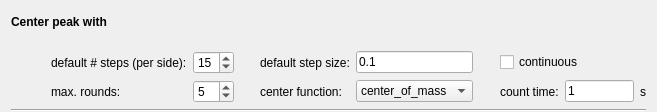
<?xml version="1.0" encoding="UTF-8"?>
<ui version="4.0">
 <class>Form</class>
 <widget class="QWidget" name="Form">
  <property name="geometry">
   <rect>
    <x>0</x>
    <y>0</y>
    <width>657</width>
    <height>112</height>
   </rect>
  </property>
  <property name="windowTitle">
   <string>Form</string>
  </property>
  <layout class="QVBoxLayout" name="verticalLayout">
   <property name="topMargin">
    <number>0</number>
   </property>
   <property name="bottomMargin">
    <number>0</number>
   </property>
   <item>
    <layout class="QHBoxLayout" name="hlayout">
     <item>
      <widget class="QLabel" name="label">
       <property name="minimumSize">
        <size>
         <width>90</width>
         <height>0</height>
        </size>
       </property>
       <property name="text">
        <string>&lt;html&gt;&lt;head/&gt;&lt;body&gt;&lt;p&gt;&lt;span style=&quot; font-weight:600;&quot;&gt;Center peak with&lt;/span&gt;&lt;/p&gt;&lt;/body&gt;&lt;/html&gt;</string>
       </property>
      </widget>
     </item>
     <item>
      <widget class="MultiList" name="multiList"/>
     </item>
     <item>
      <spacer name="horizontalSpacer">
       <property name="orientation">
        <enum>Qt::Horizontal</enum>
       </property>
       <property name="sizeHint" stdset="0">
        <size>
         <width>40</width>
         <height>20</height>
        </size>
       </property>
      </spacer>
     </item>
     <item>
      <widget class="QWidget" name="buttons" native="true">
       <property name="minimumSize">
        <size>
         <width>156</width>
         <height>34</height>
        </size>
       </property>
      </widget>
     </item>
    </layout>
   </item>
   <item>
    <layout class="QGridLayout" name="gridLayout">
     <item row="0" column="6">
      <widget class="QLineEdit" name="stepsize">
       <property name="text">
        <string>0.1</string>
       </property>
      </widget>
     </item>
     <item row="1" column="5">
      <widget class="QLabel" name="label_3">
       <property name="text">
        <string>center function:</string>
       </property>
      </widget>
     </item>
     <item row="1" column="8">
      <widget class="QLabel" name="label_6">
       <property name="text">
        <string>count time:</string>
       </property>
      </widget>
     </item>
     <item row="1" column="6">
      <widget class="QComboBox" name="func">
       <item>
        <property name="text">
         <string>center_of_mass</string>
        </property>
       </item>
       <item>
        <property name="text">
         <string>gauss</string>
        </property>
       </item>
      </widget>
     </item>
     <item row="1" column="9" colspan="2">
      <widget class="QLineEdit" name="seconds">
       <property name="text">
        <string>1</string>
       </property>
      </widget>
     </item>
     <item row="1" column="11">
      <widget class="QLabel" name="label_7">
       <property name="text">
        <string>s</string>
       </property>
      </widget>
     </item>
     <item row="0" column="5">
      <widget class="QLabel" name="label_5">
       <property name="text">
        <string>default step size:</string>
       </property>
      </widget>
     </item>
     <item row="0" column="1" colspan="2">
      <widget class="QLabel" name="label_4">
       <property name="text">
        <string>default # steps (per side):</string>
       </property>
      </widget>
     </item>
     <item row="1" column="0">
      <spacer name="horizontalSpacer_2">
       <property name="orientation">
        <enum>Qt::Horizontal</enum>
       </property>
       <property name="sizeType">
        <enum>QSizePolicy::Fixed</enum>
       </property>
       <property name="sizeHint" stdset="0">
        <size>
         <width>40</width>
         <height>20</height>
        </size>
       </property>
      </spacer>
     </item>
     <item row="0" column="0">
      <spacer name="horizontalSpacer_5">
       <property name="orientation">
        <enum>Qt::Horizontal</enum>
       </property>
       <property name="sizeType">
        <enum>QSizePolicy::Fixed</enum>
       </property>
       <property name="sizeHint" stdset="0">
        <size>
         <width>40</width>
         <height>20</height>
        </size>
       </property>
      </spacer>
     </item>
     <item row="0" column="4">
      <spacer name="horizontalSpacer_6">
       <property name="orientation">
        <enum>Qt::Horizontal</enum>
       </property>
       <property name="sizeHint" stdset="0">
        <size>
         <width>40</width>
         <height>20</height>
        </size>
       </property>
      </spacer>
     </item>
     <item row="0" column="3">
      <widget class="QSpinBox" name="steps">
       <property name="value">
        <number>15</number>
       </property>
      </widget>
     </item>
     <item row="1" column="3">
      <widget class="QSpinBox" name="rounds">
       <property name="minimum">
        <number>1</number>
       </property>
       <property name="value">
        <number>5</number>
       </property>
      </widget>
     </item>
     <item row="1" column="1" colspan="2">
      <widget class="QLabel" name="label_2">
       <property name="text">
        <string>max. rounds:</string>
       </property>
      </widget>
     </item>
     <item row="0" column="7">
      <spacer name="horizontalSpacer_7">
       <property name="orientation">
        <enum>Qt::Horizontal</enum>
       </property>
       <property name="sizeHint" stdset="0">
        <size>
         <width>40</width>
         <height>20</height>
        </size>
       </property>
      </spacer>
     </item>
     <item row="0" column="8" colspan="4">
      <widget class="QCheckBox" name="contBox">
       <property name="text">
        <string>continuous</string>
       </property>
      </widget>
     </item>
    </layout>
   </item>
   <item>
    <widget class="Line" name="line">
     <property name="orientation">
      <enum>Qt::Horizontal</enum>
     </property>
    </widget>
   </item>
  </layout>
 </widget>
 <customwidgets>
  <customwidget>
   <class>MultiList</class>
   <extends>QWidget</extends>
   <header>nicos.guisupport.containers</header>
  </customwidget>
 </customwidgets>
 <resources>
  <include location="../../../../resources/nicos-gui.qrc"/>
 </resources>
 <connections/>
</ui>
